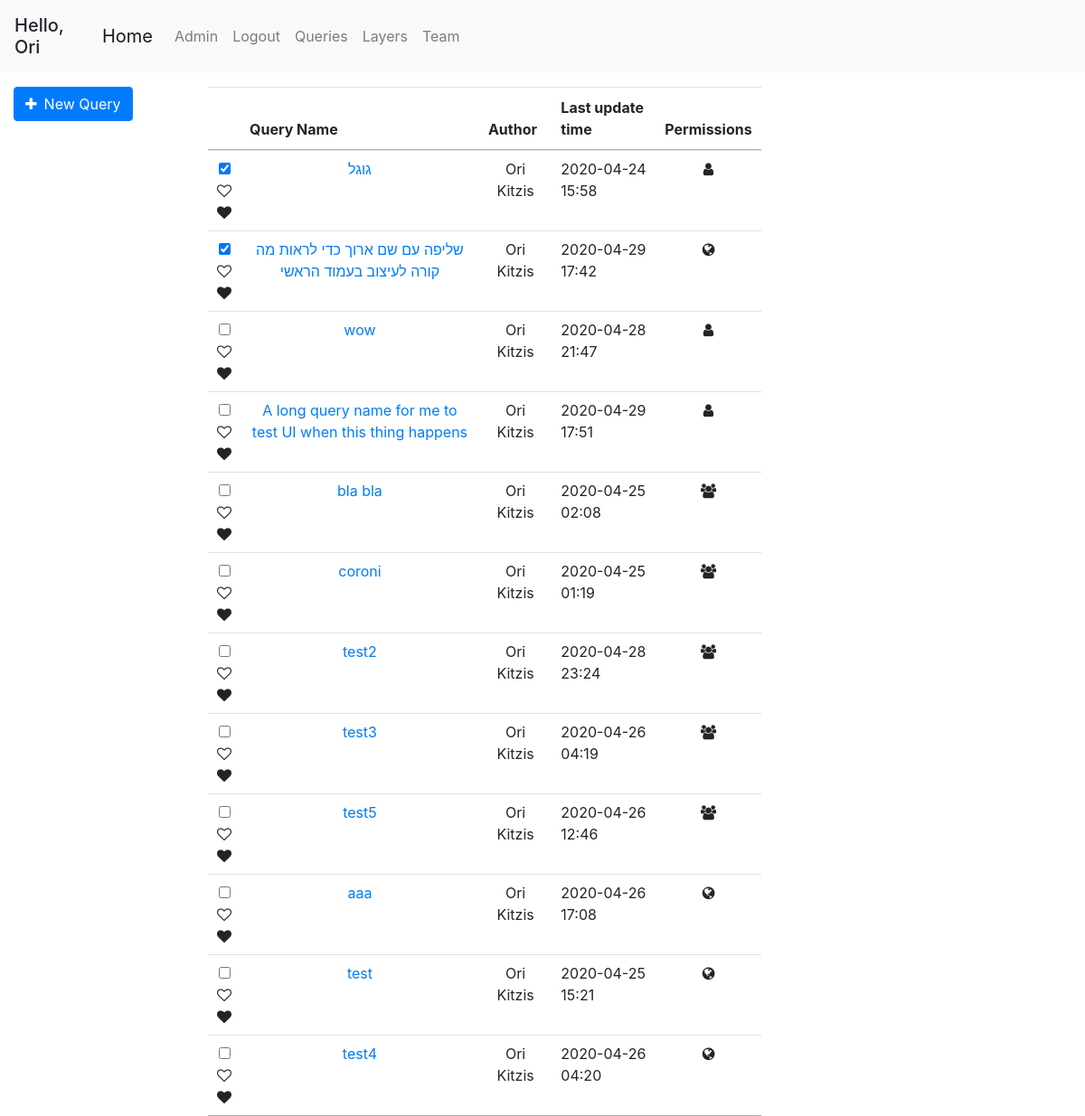
The app's page /queries (signed in), older data.
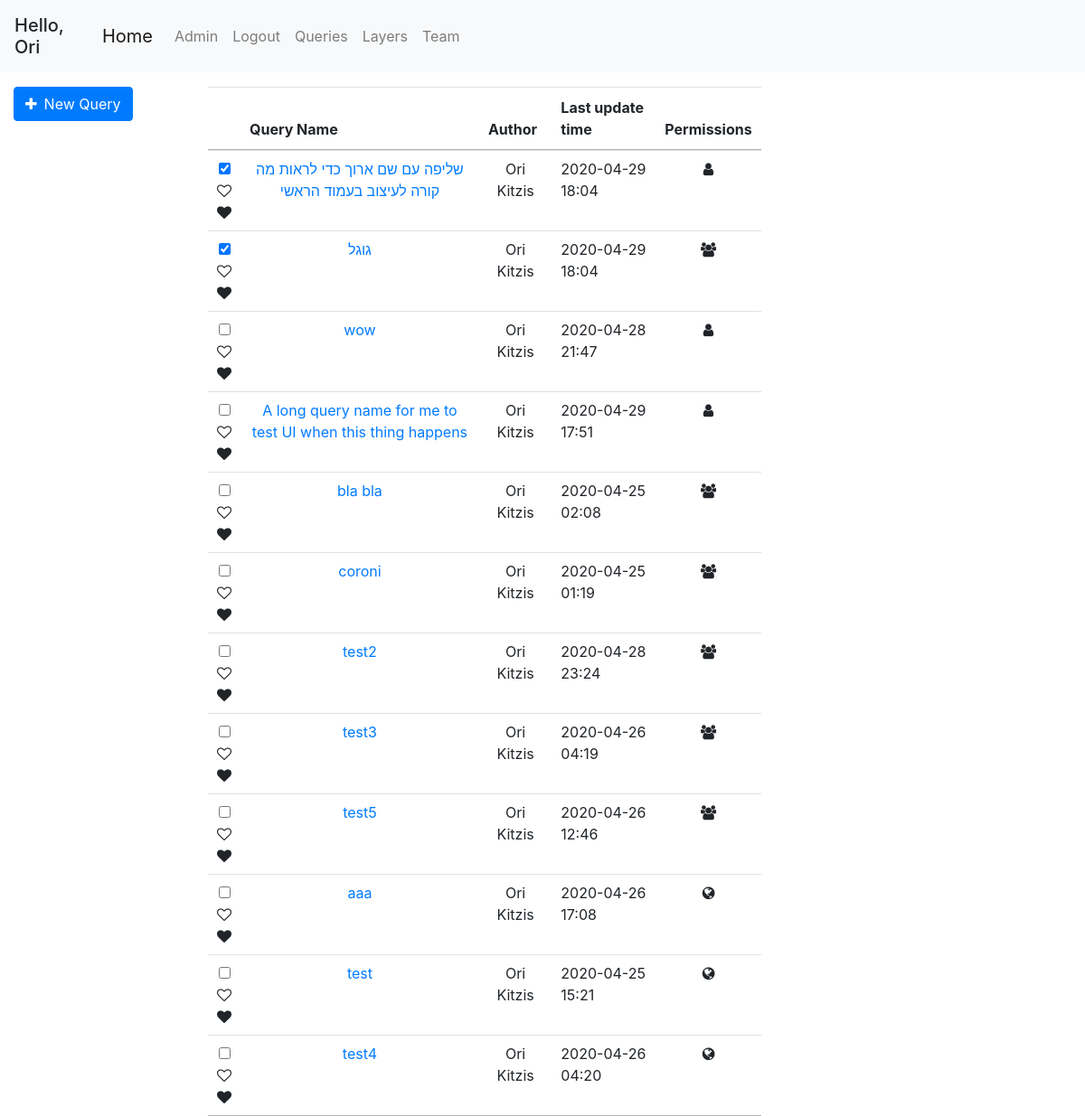
The same page, newer data.
### geoportal/models.py (models this page shows, shortened)
class Query(db.Model):
    id = db.Column(db.Integer, primary_key=True)
    user_id = db.Column(db.Integer, db.ForeignKey('user.id'), nullable=False, default=0)
    query_name = db.Column(db.String(120))
    db_name = db.Column(db.String(20))
    date_uploaded = db.Column(db.DateTime, nullable=False, default=datetime.datetime.now)
    last_update_time = db.Column(db.DateTime, nullable=False, default=datetime.datetime.now)
    query_text = db.Column(db.Text, nullable=False, default='')
    only_user = db.Column(db.Boolean, default=False)
    only_team = db.Column(db.Boolean, default=False)
    public = db.Column(db.Boolean, default=True)
    parameters = db.relationship('QueryTextParameters', backref='query', lazy=True)
    @property
    def pretty_last_update_time(self):
        return self.last_update_time.strftime('%Y-%m-%d %H:%M')

class User(db.Model, UserMixin):
    id = db.Column(db.Integer, primary_key=True)
    username = db.Column(db.String(20), unique=True, nullable=False)
    email = db.Column(db.String(120), unique=True, nullable=False)
    first_name = db.Column(db.String(20), nullable=False, default='')
    last_name = db.Column(db.String(20), nullable=False, default='')
    password = db.Column(db.String(60), nullable=False)
    team_id = db.Column(db.Integer, db.ForeignKey('team.id'))
    roles = db.relationship('Role', secondary='user_roles')
    layers = db.relationship('Layer', backref='user', lazy=True)
    queries = db.relationship('Query', backref='user', lazy=True)
    @property
    def full_name(self):
        return f'{self.first_name} {self.last_name}'
    def has_role(self, role_name):
        for role in self.roles:
            if role.name == role_name:
                return True
        return False

### geoportal/queries/views.py (the view)
@queries.route('/queries')
@login_required
def get_queries():
    queries = get_allowed_queries()
    marked_queries = db.session.query(UserMarkedQuery.query_id).filter_by(user_id=current_user.id).all()
    marked_queries = [query[0] for query in marked_queries]
    return render_template('queries.html', queries=queries, marked_queries=marked_queries)

### geoportal/models.py (called while the page is built)
@login_manager.user_loader
def load_user(user_id):
    return User.query.get(int(user_id))

### geoportal/queries/utils.py (called while the page is built)
def marked_queries_first(queries):
    return sorted(queries, key=lambda query: UserMarkedQuery.query.filter(and_(UserMarkedQuery.query_id == query.id, UserMarkedQuery.user_id == current_user.id)).first() is not None, reverse=True)

def get_allowed_queries():
    if current_user.is_authenticated:
        queries = Query.query.order_by(Query.only_user.desc(), Query.public).all()
        authorized_queries = []
        for query in queries:
            if query.public or (query.only_team and User.query.get(query.user_id).team_id == current_user.team_id) or query.user_id == current_user.id:
                authorized_queries.append(query)
        queries = authorized_queries
        queries = marked_queries_first(queries)
    else:
        queries = Query.query.filter_by(public=True).all()
    return queries

### geoportal/templates/queries.html (shortened to what this page needs)
{% extends "base.html" %}
{% block left_sidebar %}
    <form class="mt-3" action="/query">
        <button class="btn btn-primary"><span class="fa fa-plus mr-2"></span>New Query</button>
    </form>
{% endblock left_sidebar %}
{% block content %}
<div class="col-md-10 mt-3">
    <table class="table table-hover table-condensed dataTable no-footer">
        <thead style="text-align: center">
            <tr>
                <th></th>
                <th>Query Name</th>
                <th>Author</th>
                <th style="text-align: left">Last update time</th>
                <th>Permissions</th>
            </tr>
        </thead>
        <tbody style="text-align: center">
        {% for query in queries %}
            <tr>
                <td>
                    <div class="pretty p-icon p-toggle p-plain">
                        <input id="mark-{{ query.id }}" type="checkbox" name="fav-checkbox" class=""/>
                        <div class="state p-off">
                            <i class="icon fa fa-heart-o "></i>
                        </div>
                        <div class="state p-on p-info-o">
                            <i class="icon fa fa-heart"></i>
                        </div>
                    </div>
                </td>
                <td > <a href="/query/{{ query.id }}">{{ query.query_name }}</a></td>
                <td>{{ query.user.full_name }}</td>
                <td style="text-align: left">{{ query.pretty_last_update_time }}</td>
                <td>
                    {% if query.only_user %}
                    <span class="fa fa-user"></span>
                    {% elif query.only_team %}
                    <span class="fa fa-users"></span>
                    {% else %}
                    <span class="fa fa-globe"></span>
                    {% endif %}
                </td>
            </tr>
        {% endfor %}
        </tbody>
    </table>
</div>
{% endblock content %}

Row changes from the older to the newer data that the page shows:
changed Query "שליפה עם שם ארוך כדי לראות מה קורה לעיצוב בעמוד הראשי": pretty_last_update_time "2020-04-29 17:42" → "2020-04-29 18:04"; only_user False → True (drawn); moves up the list
changed Query "גוגל": pretty_last_update_time "2020-04-24 15:58" → "2020-04-29 18:04"; only_user True → False (drawn)
